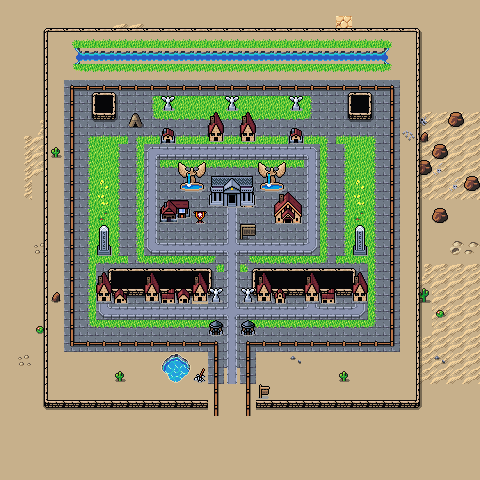

A level layout from a 2D game, rendered from its tile map. Below: a short description, then the map file with tile-grid data replaced by summaries:
An orthogonal 30x30 tile map with 16x16 px tiles, 4 tile layers (Background, Ground, Walls, Overlay), 3 tilesets and 9 objects.

<map version="1.10" tiledversion="1.11.2" orientation="orthogonal" renderorder="right-down" width="30" height="30" tilewidth="16" tileheight="16" infinite="0" nextlayerid="6" nextobjectid="60">
 <editorsettings>
  <export target="wastetown..tmx" format="tmx" />
 </editorsettings>
 <tileset firstgid="1" source="../../../../common/maps/tileset/main.tsx" />
 <tileset firstgid="10113" source="../../../../common/maps/tileset/buildings.tsx" />
 <tileset firstgid="11905" source="../../../../common/maps/tileset/buildings-nocollide.tsx" />
 <layer id="1" name="Background" width="30" height="30">
  <data>[900 cells, 900 non-empty, 12 distinct tile ids]</data>
 </layer>
 <layer id="2" name="Ground" width="30" height="30">
  <data>[900 cells, 342 non-empty, 49 distinct tile ids]</data>
 </layer>
 <layer id="3" name="Walls" width="30" height="30">
  <properties>
   <property name="spriteLayer" type="bool" value="true" />
  </properties>
  <data>[900 cells, 123 non-empty, 27 distinct tile ids]</data>
 </layer>
 <layer id="5" name="Overlay" width="30" height="30">
  <data>[900 cells, 158 non-empty, 32 distinct tile ids]</data>
 </layer>
 <objectgroup id="4" name="Objects">
  <object id="38" template="../../../../common/maps/obj/entry_up.tx" x="219" y="383" width="28" height="16" />
  <object id="41" template="../../../../common/maps/obj/shop.tx" x="190.333" y="306">
   <properties>
    <property name="commonShopList" value="White,White,Enchantment4White,Creature2White,Instant4White" />
    <property name="mythicShopList" value="Planeswalker,WUBRG,RWG,RWU,RWB,UWG,UWB,GWB,PhyrexianWhite" />
    <property name="rareShopList" value="Land4White,Azorius,Boros,Selesnya,Orzhov,Vehicle,Colorless" />
    <property name="uncommonShopList" value="Artifact,Knight4White,Bird4White,Soldier4White,Angel,Sliver2White,Spirit4White,Wand,Equip,Multicolor" />
   </properties>
  </object>
  <object id="43" template="../../../../common/maps/obj/shop.tx" x="254.667" y="307.333">
   <properties>
    <property name="commonShopList" value="White1, White2, White3, White4, White5" />
    <property name="mythicShopList" value="" />
    <property name="rareShopList" value="" />
    <property name="uncommonShopList" value="" />
   </properties>
  </object>
  <object id="47" template="../../../../common/maps/obj/inn.tx" x="224" y="211" />
  <object id="48" template="../../../../common/maps/obj/shop.tx" x="290" y="225">
   <properties>
    <property name="commonShopList" value="Plains" />
    <property name="noRestock" type="bool" value="true" />
    <property name="signXOffset" type="float" value="-32" />
    <property name="signYOffset" type="float" value="0" />
   </properties>
  </object>
  <object id="49" template="../../../../common/maps/obj/shop.tx" x="304" y="306">
   <properties>
    <property name="commonShopList" value="White,White,Enchantment4White,Creature2White,Instant4White" />
    <property name="mythicShopList" value="Planeswalker,WUBRG,RWG,RWU,RWB,UWG,UWB,GWB,PhyrexianWhite" />
    <property name="rareShopList" value="Land4White,Azorius,Boros,Selesnya,Orzhov,Vehicle,Colorless" />
    <property name="uncommonShopList" value="Artifact,Knight4White,Bird4White,Soldier4White,Angel,Sliver2White,Spirit4White,Wand,Equip,Multicolor" />
   </properties>
  </object>
  <object id="50" template="../../../../common/maps/obj/shop.tx" x="158.667" y="226.667">
   <properties>
    <property name="commonShopList" value="BoosterPackShop,AlphaBoosterPackShop,BetaBoosterPackShop,GammaBoosterPackShop,DeltaBoosterPackShop,WhiteBoosterPackShop" />
    <property name="mythicShopList" value="" />
    <property name="rareShopList" value="" />
    <property name="uncommonShopList" value="" />
   </properties>
  </object>
  <object id="52" template="../../../../common/maps/obj/shop.tx" x="144" y="306">
   <properties>
    <property name="commonShopList" value="White,White,Enchantment4White,Creature2White,Instant4White" />
    <property name="mythicShopList" value="Planeswalker,WUBRG,RWG,RWU,RWB,UWG,UWB,GWB,PhyrexianWhite" />
    <property name="rareShopList" value="Land4White,Azorius,Boros,Selesnya,Orzhov,Vehicle,Colorless" />
    <property name="uncommonShopList" value="Artifact,Knight4White,Bird4White,Soldier4White,Angel,Sliver2White,Spirit4White,Wand,Equip,Multicolor" />
   </properties>
  </object>
  <object id="59" template="../../../../common/maps/obj/shardtrader.tx" x="128" y="130" />
 </objectgroup>
</map>
